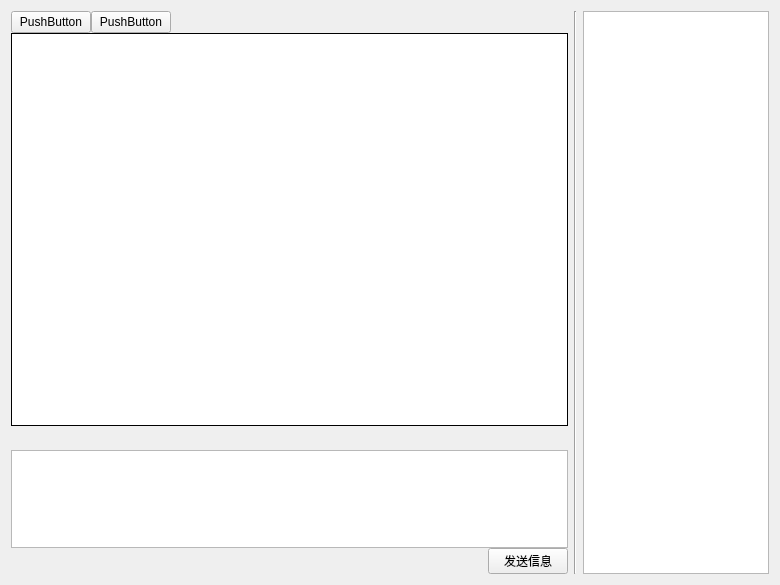
<?xml version="1.0" encoding="UTF-8"?>
<ui version="4.0">
 <class>chat_win</class>
 <widget class="QWidget" name="chat_win">
  <property name="geometry">
   <rect>
    <x>0</x>
    <y>0</y>
    <width>780</width>
    <height>585</height>
   </rect>
  </property>
  <property name="windowTitle">
   <string>Form</string>
  </property>
  <property name="toolTip">
   <string>&lt;html&gt;&lt;head/&gt;&lt;body&gt;&lt;p&gt;ToolTips?&lt;/p&gt;&lt;/body&gt;&lt;/html&gt;</string>
  </property>
  <layout class="QHBoxLayout" name="horizontalLayout" stretch="3,0,1">
   <item>
    <widget class="QWidget" name="left" native="true">
     <layout class="QVBoxLayout" name="verticalLayout" stretch="1,20,1,5,1">
      <property name="spacing">
       <number>0</number>
      </property>
      <property name="leftMargin">
       <number>0</number>
      </property>
      <property name="topMargin">
       <number>0</number>
      </property>
      <property name="rightMargin">
       <number>0</number>
      </property>
      <property name="bottomMargin">
       <number>0</number>
      </property>
      <item>
       <widget class="QWidget" name="widget" native="true">
        <layout class="QHBoxLayout" name="horizontalLayout_2" stretch="1,1,20">
         <property name="spacing">
          <number>0</number>
         </property>
         <property name="leftMargin">
          <number>0</number>
         </property>
         <property name="topMargin">
          <number>0</number>
         </property>
         <property name="rightMargin">
          <number>0</number>
         </property>
         <property name="bottomMargin">
          <number>0</number>
         </property>
         <item>
          <widget class="QPushButton" name="pushButton">
           <property name="text">
            <string>PushButton</string>
           </property>
          </widget>
         </item>
         <item>
          <widget class="QPushButton" name="pushButton_2">
           <property name="text">
            <string>PushButton</string>
           </property>
          </widget>
         </item>
         <item>
          <spacer name="horizontalSpacer">
           <property name="orientation">
            <enum>Qt::Horizontal</enum>
           </property>
           <property name="sizeHint" stdset="0">
            <size>
             <width>40</width>
             <height>20</height>
            </size>
           </property>
          </spacer>
         </item>
        </layout>
       </widget>
      </item>
      <item>
       <widget class="QTextBrowser" name="chatWin">
        <property name="sizePolicy">
         <sizepolicy hsizetype="Preferred" vsizetype="Preferred">
          <horstretch>0</horstretch>
          <verstretch>0</verstretch>
         </sizepolicy>
        </property>
        <property name="frameShape">
         <enum>QFrame::Box</enum>
        </property>
        <property name="frameShadow">
         <enum>QFrame::Plain</enum>
        </property>
        <property name="lineWidth">
         <number>1</number>
        </property>
        <property name="horizontalScrollBarPolicy">
         <enum>Qt::ScrollBarAlwaysOff</enum>
        </property>
        <property name="sizeAdjustPolicy">
         <enum>QAbstractScrollArea::AdjustToContents</enum>
        </property>
        <property name="lineWrapMode">
         <enum>QTextEdit::WidgetWidth</enum>
        </property>
        <property name="html">
         <string>&lt;!DOCTYPE HTML PUBLIC &quot;-//W3C//DTD HTML 4.0//EN&quot; &quot;http://www.w3.org/TR/REC-html40/strict.dtd&quot;&gt;
&lt;html&gt;&lt;head&gt;&lt;meta name=&quot;qrichtext&quot; content=&quot;1&quot; /&gt;&lt;style type=&quot;text/css&quot;&gt;
p, li { white-space: pre-wrap; }
&lt;/style&gt;&lt;/head&gt;&lt;body style=&quot; font-family:'SimSun'; font-size:9pt; font-weight:400; font-style:normal;&quot;&gt;
&lt;p style=&quot;-qt-paragraph-type:empty; margin-top:0px; margin-bottom:0px; margin-left:0px; margin-right:0px; -qt-block-indent:0; text-indent:0px;&quot;&gt;&lt;br /&gt;&lt;/p&gt;&lt;/body&gt;&lt;/html&gt;</string>
        </property>
        <property name="overwriteMode">
         <bool>false</bool>
        </property>
       </widget>
      </item>
      <item>
       <widget class="QWidget" name="widget_3" native="true">
        <layout class="QHBoxLayout" name="horizontalLayout_3" stretch="1,1,1,20">
         <property name="spacing">
          <number>0</number>
         </property>
         <property name="leftMargin">
          <number>0</number>
         </property>
         <property name="topMargin">
          <number>1</number>
         </property>
         <property name="rightMargin">
          <number>0</number>
         </property>
         <property name="bottomMargin">
          <number>1</number>
         </property>
         <item>
          <widget class="QPushButton" name="emotion">
           <property name="text">
            <string/>
           </property>
           <property name="icon">
            <iconset resource="../src/img.qrc">
             <normaloff>:/src/icon/素材中心.svg</normaloff>:/src/icon/素材中心.svg</iconset>
           </property>
           <property name="iconSize">
            <size>
             <width>32</width>
             <height>32</height>
            </size>
           </property>
           <property name="checkable">
            <bool>false</bool>
           </property>
           <property name="flat">
            <bool>true</bool>
           </property>
          </widget>
         </item>
         <item>
          <widget class="QPushButton" name="sendimg">
           <property name="text">
            <string/>
           </property>
           <property name="icon">
            <iconset resource="../src/img.qrc">
             <normaloff>:/src/icon/素材中心.svg</normaloff>:/src/icon/素材中心.svg</iconset>
           </property>
           <property name="iconSize">
            <size>
             <width>32</width>
             <height>32</height>
            </size>
           </property>
           <property name="autoDefault">
            <bool>true</bool>
           </property>
           <property name="default">
            <bool>true</bool>
           </property>
           <property name="flat">
            <bool>true</bool>
           </property>
          </widget>
         </item>
         <item>
          <widget class="QPushButton" name="screenshot">
           <property name="text">
            <string/>
           </property>
           <property name="icon">
            <iconset resource="../src/img.qrc">
             <normaloff>:/src/icon/列表.svg</normaloff>:/src/icon/列表.svg</iconset>
           </property>
           <property name="iconSize">
            <size>
             <width>32</width>
             <height>32</height>
            </size>
           </property>
           <property name="autoDefault">
            <bool>true</bool>
           </property>
           <property name="flat">
            <bool>true</bool>
           </property>
          </widget>
         </item>
         <item>
          <spacer name="horizontalSpacer_2">
           <property name="orientation">
            <enum>Qt::Horizontal</enum>
           </property>
           <property name="sizeHint" stdset="0">
            <size>
             <width>96</width>
             <height>20</height>
            </size>
           </property>
          </spacer>
         </item>
        </layout>
       </widget>
      </item>
      <item>
       <widget class="QTextEdit" name="inputWin">
        <property name="sizePolicy">
         <sizepolicy hsizetype="Expanding" vsizetype="Preferred">
          <horstretch>0</horstretch>
          <verstretch>0</verstretch>
         </sizepolicy>
        </property>
        <property name="frameShadow">
         <enum>QFrame::Plain</enum>
        </property>
        <property name="html">
         <string>&lt;!DOCTYPE HTML PUBLIC &quot;-//W3C//DTD HTML 4.0//EN&quot; &quot;http://www.w3.org/TR/REC-html40/strict.dtd&quot;&gt;
&lt;html&gt;&lt;head&gt;&lt;meta name=&quot;qrichtext&quot; content=&quot;1&quot; /&gt;&lt;style type=&quot;text/css&quot;&gt;
p, li { white-space: pre-wrap; }
&lt;/style&gt;&lt;/head&gt;&lt;body style=&quot; font-family:'SimSun'; font-size:9pt; font-weight:400; font-style:normal;&quot;&gt;
&lt;p style=&quot;-qt-paragraph-type:empty; margin-top:0px; margin-bottom:0px; margin-left:0px; margin-right:0px; -qt-block-indent:0; text-indent:0px;&quot;&gt;&lt;br /&gt;&lt;/p&gt;&lt;/body&gt;&lt;/html&gt;</string>
        </property>
        <property name="textInteractionFlags">
         <set>Qt::LinksAccessibleByKeyboard|Qt::LinksAccessibleByMouse|Qt::TextBrowserInteraction|Qt::TextEditable|Qt::TextEditorInteraction|Qt::TextSelectableByKeyboard|Qt::TextSelectableByMouse</set>
        </property>
       </widget>
      </item>
      <item>
       <widget class="QWidget" name="widget_2" native="true">
        <layout class="QHBoxLayout" name="horizontalLayout_4">
         <property name="spacing">
          <number>0</number>
         </property>
         <property name="leftMargin">
          <number>0</number>
         </property>
         <property name="topMargin">
          <number>0</number>
         </property>
         <property name="rightMargin">
          <number>0</number>
         </property>
         <property name="bottomMargin">
          <number>0</number>
         </property>
         <item>
          <spacer name="horizontalSpacer_3">
           <property name="orientation">
            <enum>Qt::Horizontal</enum>
           </property>
           <property name="sizeHint" stdset="0">
            <size>
             <width>40</width>
             <height>20</height>
            </size>
           </property>
          </spacer>
         </item>
         <item>
          <widget class="QPushButton" name="sendmsg">
           <property name="text">
            <string>发送信息</string>
           </property>
          </widget>
         </item>
        </layout>
       </widget>
      </item>
     </layout>
    </widget>
   </item>
   <item>
    <widget class="Line" name="mid_line">
     <property name="orientation">
      <enum>Qt::Vertical</enum>
     </property>
    </widget>
   </item>
   <item>
    <widget class="QWidget" name="right" native="true">
     <layout class="QVBoxLayout" name="verticalLayout_2">
      <property name="spacing">
       <number>0</number>
      </property>
      <property name="leftMargin">
       <number>0</number>
      </property>
      <property name="topMargin">
       <number>0</number>
      </property>
      <property name="rightMargin">
       <number>0</number>
      </property>
      <property name="bottomMargin">
       <number>0</number>
      </property>
      <item>
       <widget class="QGraphicsView" name="graphicsView"/>
      </item>
     </layout>
    </widget>
   </item>
  </layout>
 </widget>
 <resources>
  <include location="../src/img.qrc"/>
 </resources>
 <connections/>
</ui>
